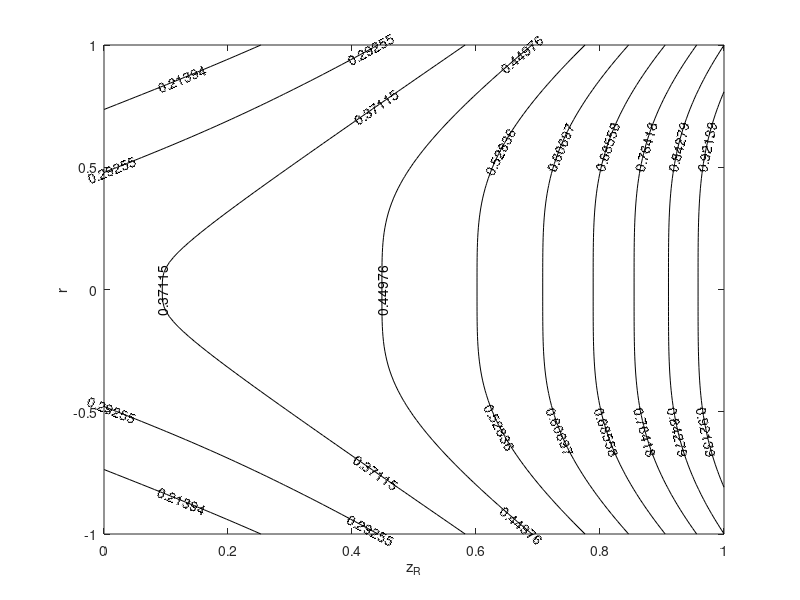

Reproduce this figure in MATLAB.
width=1;
angle = -10.54/30*0.0; %TO ROTATE CLOCKWISE BY X DEGREES
R = [cos(angle) -sin(angle);sin(angle) cos(angle)];  %CREATE THE MATRIX
%R = [0.97 -0.03;0.03 0.97];
x = linspace(-width*0.0,width);
y = linspace(-width,width);
[Xq,Yq] = meshgrid(x,y); % Original
XY = [Xq(:) Yq(:)]; % Create Matrix Of Vectors
%Z = sin(X) + cos(Y);
rotXY=XY*R';  %MULTIPLY VECTORS BY THE ROT MATRIX
Z = Xq.*exp(-(Xq.^2+Yq.^2)/width^2); % ‘Z’ To Provide A Surface
phi=det(R*R);
%Z = sin(X)

%contourf(X,Y,Z,10)
%colorbar("on")
Xqr = reshape(rotXY(:,1), size(Xq,1), []);
Yqr = reshape(rotXY(:,2), size(Yq,1), []);


Zr = exp(-(Xqr.^2+Yqr.^2-2*Xqr.*sqrt(Xqr.^2+Yqr.^2)*phi+phi^2)/width^2); % ‘Z’ Provides A Surface


%Zr = Zr/max(max(Zr));

contour(Xqr,Yqr,Zr,10,'ShowText',"on", 'linecolor','black') % Rotated contour(X,Y,Z,'ShowText','on')
t = xlabel('z_R');
t = ylabel('r');
%,true,"LabelFormat","%0.1f m"

%contour(Zr,10,"ShowText","on","LabelFormat",@mylabel, 'linecolor','b')
xlim([0 width])
ylim([-width width])

function labels = mylabel(vals)
feetPerMeter = 3.28084;
feet = round(vals.*feetPerMeter);
labels = vals + " m (" + feet + " ft)";
labels(vals == 0) = "0 nm";
end
